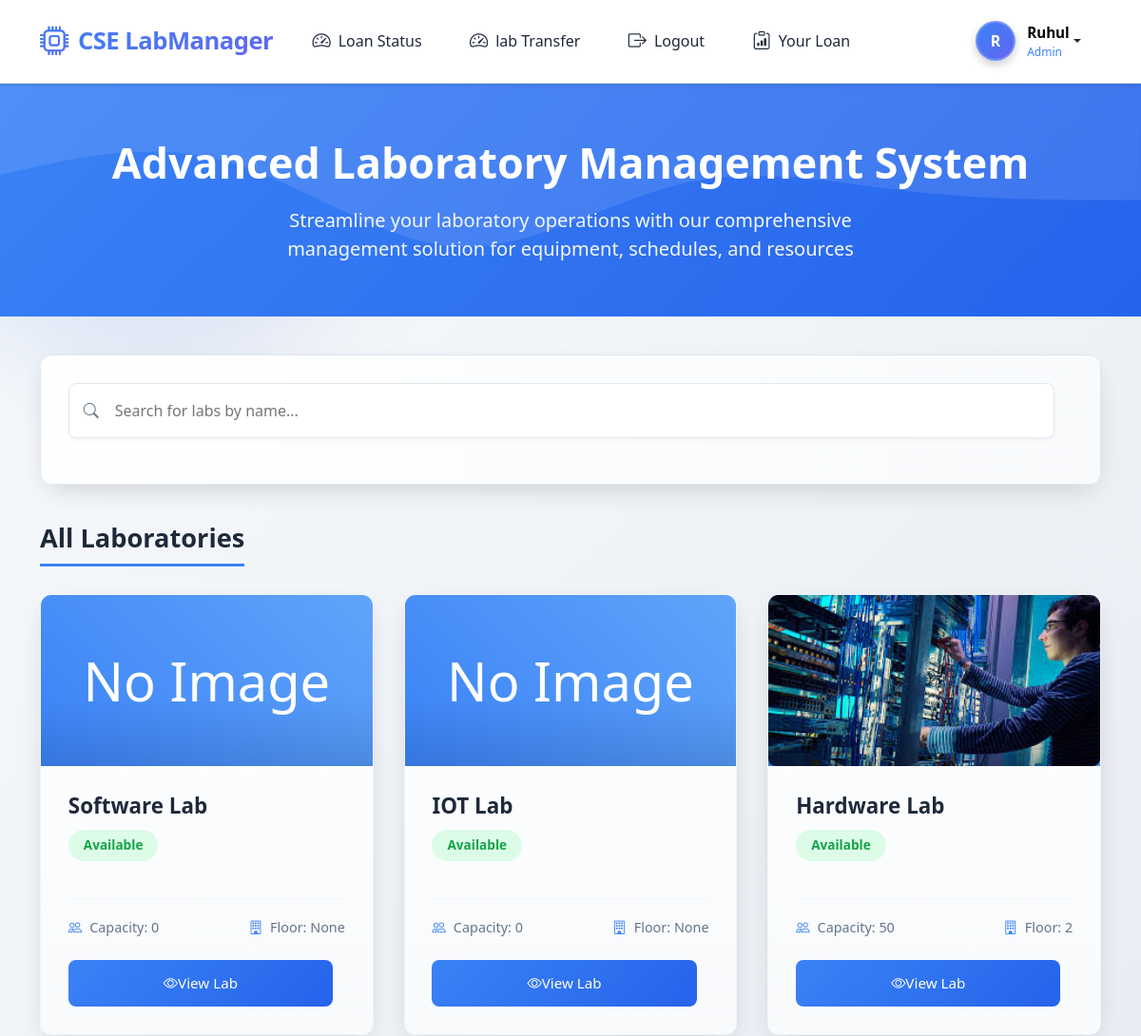
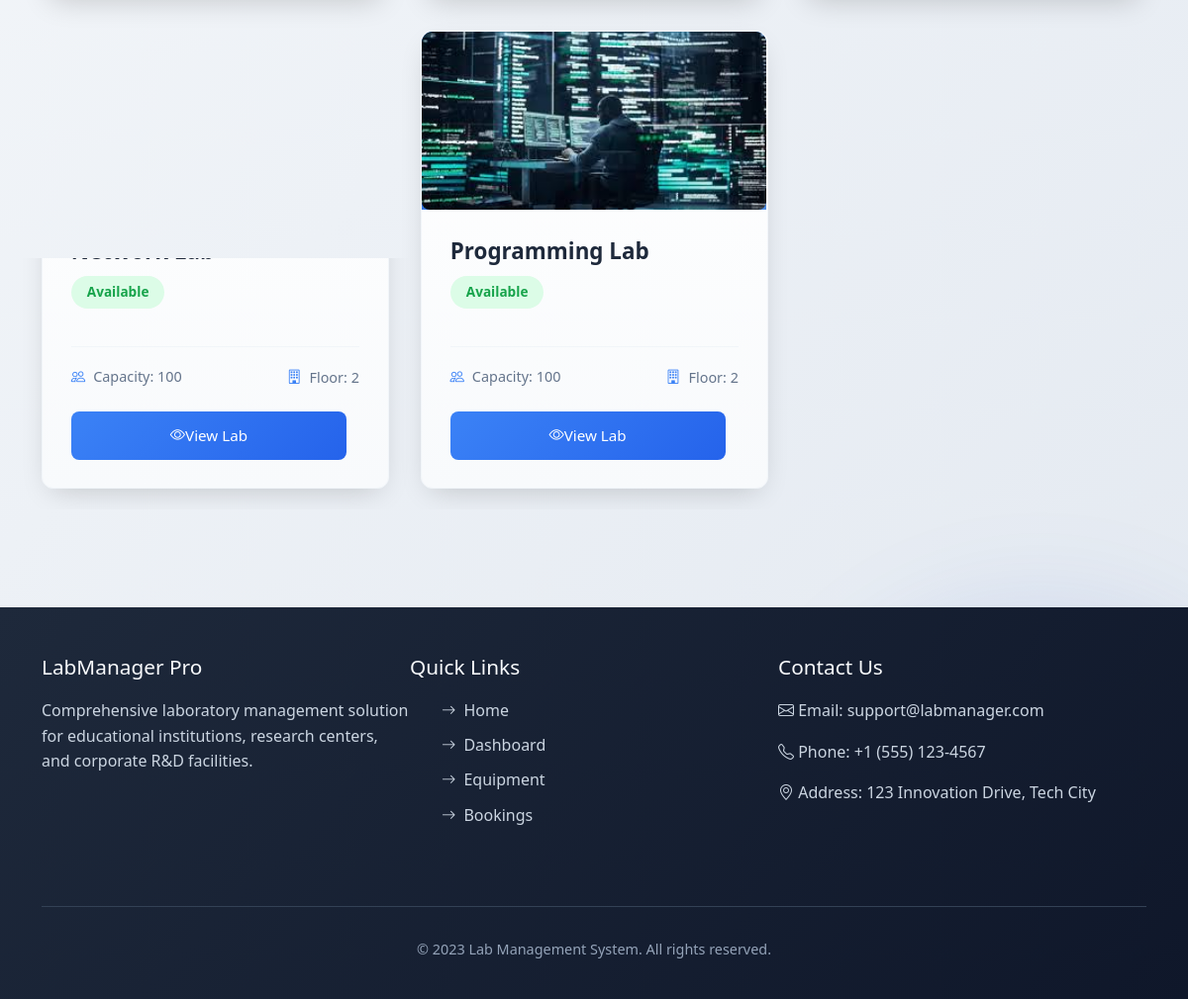
The page / (signed in) on the database its author committed (2 pictures, top to bottom).
### app/models.py (models this page shows, shortened)
class User(AbstractUser):
    is_student = models.BooleanField(default=False)
    is_teacher = models.BooleanField(default=False)
    is_hod = models.BooleanField(default=False)
    second_layer_is_student = models.BooleanField(default=False)
    semester = models.CharField(max_length=20, blank=True, null=True)
    department = models.CharField(max_length=100, blank=True, null=True)
    roll_number = models.CharField(max_length=50, blank=True, null=True)

class Lab(models.Model):
    name = models.CharField(max_length=100)
    description = models.TextField(blank=True, null=True)
    capacity = models.IntegerField(default=0, null=True, blank=True)
    image = models.ImageField(upload_to='labs', null=True, blank=True)
    location = models.CharField(max_length=255, blank=True, null=True)
    in_charge = models.ForeignKey(settings.AUTH_USER_MODEL, on_delete=models.SET_NULL, null=True, blank=True, related_name='labs_incharge')

### app/views.py (the view)
# urls.py: path('',home , name = 'home'),
@login_required(login_url='login')
def home(request):
    lab = Lab.objects.all()
    return render(request,'home.html' , {"labs":lab})

### app/templates/home.html (shortened to what this page needs)
<!DOCTYPE html>
<html lang="en">
<head>
    <link href="https://cdn.jsdelivr.net/npm/bootstrap@5.3.0/dist/css/bootstrap.min.css" rel="stylesheet">
    <link rel="stylesheet" href="https://cdn.jsdelivr.net/npm/bootstrap-icons@1.10.0/font/bootstrap-icons.css">
    <link href="https://cdn.jsdelivr.net/npm/bootstrap@5.3.0/dist/css/bootstrap.min.css" rel="stylesheet">
    <link rel="stylesheet" href="https://cdn.jsdelivr.net/npm/bootstrap-icons@1.10.0/font/bootstrap-icons.css">
    <link rel="stylesheet" href="https://cdnjs.cloudflare.com/ajax/libs/animate.css/4.1.1/animate.min.css">
</head>
<body>
    <div class="bg-blob"></div>
    <div class="bg-blob"></div>
    {% include "navbar.html" %}
    <section class="hero animate__animated animate__fadeIn">
        <div class="container hero-content">
            <h1>Advanced Laboratory Management System</h1>
            <p>Streamline your laboratory operations with our comprehensive management solution for equipment, schedules, and resources</p>
        </div>
    </section>
    <div class="container">
        <div class="search-filter animate__animated animate__fadeInUp">
            <div class="search-box">
                <i class="bi bi-search"></i>
                <input type="text" id="labSearch" placeholder="Search for labs by name...">
            </div>
        </div>
        <section class="labs-section">
            <h2 class="section-title animate__animated animate__fadeInLeft">All Laboratories</h2>
            <div class="labs-grid">
                {% for lab in labs %}
                <div class="lab-card animate__animated" data-lab-name="{{ lab.name|lower }}" data-status="available" data-capacity="{{ lab.capacity }}" data-floor="{{ lab.location }}">
                    <div class="lab-image">
                        {% if lab.image %}
                            <img src="{{ lab.image.url }}" alt="{{ lab.name }}" >
                        {% else %}
                            <div class="placeholder-image">No Image</div>
                        {% endif %}
                    </div>
                    <div class="lab-info">
                        <h3>{{ lab.name }}</h3>
                        <span class="lab-status status-available">Available</span>
                        <div class="lab-details">
                            <div class="detail-item">
                                <i class="bi bi-people"></i>
                                <span>Capacity: {{ lab.capacity }}</span>
                            </div>
                            <div class="detail-item">
                                <i class="bi bi-building"></i>
                                <span>Floor: {{ lab.location }}</span>
                            </div>
                        </div>
                        <div class="lab-actions">
                            <a href="{% url 'lab-product' lab.id %}" class="view-lab-btn">
                                <i class="bi bi-eye"></i> View Lab
                            </a>
                        </div>
                    </div>
                </div>
                {% endfor %}
            </div>
        </section>
    </div>
    <footer class="animate__animated animate__fadeInUp">
        <div class="container">
            <div class="footer-content">
                <div class="footer-section">
                    <h3>LabManager Pro</h3>
                    <p>Comprehensive laboratory management solution for educational institutions, research centers, and corporate R&D facilities.</p>
                </div>
                <div class="footer-section">
                    <h3>Quick Links</h3>
                    <ul>
                        <li><a href="#"><i class="bi bi-arrow-right"></i> Home</a></li>
                        <li><a href="#"><i class="bi bi-arrow-right"></i> Dashboard</a></li>
                        <li><a href="#"><i class="bi bi-arrow-right"></i> Equipment</a></li>
                        <li><a href="#"><i class="bi bi-arrow-right"></i> Bookings</a></li>
                    </ul>
                </div>
                <div class="footer-section">
                    <h3>Contact Us</h3>
                    <p><i class="bi bi-envelope"></i> Email: support@labmanager.com</p>
                    <p><i class="bi bi-telephone"></i> Phone: +1 (555) 123-4567</p>
                    <p><i class="bi bi-geo-alt"></i> Address: 123 Innovation Drive, Tech City</p>
                </div>
            </div>
            <div class="footer-bottom">
                <p>&copy; 2023 Lab Management System. All rights reserved.</p>
            </div>
        </div>
    </footer>
</body>
</html>

### app/templates/navbar.html (shortened to what this page needs)
<link href="https://cdn.jsdelivr.net/npm/bootstrap@5.3.0/dist/css/bootstrap.min.css" rel="stylesheet">
<link rel="stylesheet" href="https://cdn.jsdelivr.net/npm/bootstrap-icons@1.10.0/font/bootstrap-icons.css">
<nav class="navbar navbar-expand-lg navbar-dark sticky-top">
    <div class="container">
        <a class="navbar-brand" href="{% url 'home' %}">
            <i class="bi bi-cpu"></i> CSE LabManager
        </a>
        <div class="collapse navbar-collapse" id="navbarContent">
            <ul class="navbar-nav me-auto mb-2 mb-lg-0">
            {% if request.user.is_hod %}
                <li class="nav-item">
                    <a class="nav-link" href="{% url 'approve_page' %}">
                        <i class="bi bi-speedometer2"></i> Loan Status
                    </a>
                </li>
                <li class="nav-item">
                    <a class="nav-link" href="{% url 'lab_to_lab_transfer' %}">
                        <i class="bi bi-speedometer2"></i> lab Transfer
                    </a>
                </li>
            {% endif %}
                {% if request.user.is_authenticated %}
                    <li class="nav-item">
                        <a class="nav-link" href="{% url 'logout' %}">
                            <i class="bi bi-box-arrow-right"></i> Logout
                        </a>
                    </li>
                    <li class="nav-item">
                        <a class="nav-link" href="{% url 'your_loan' %}">
                            <i class="bi bi-clipboard-data"></i> Your Loan
                        </a>
                    </li>
                {% endif %}
            </ul>
            <div class="d-flex align-items-center">
                <div class="dropdown user-dropdown">
                    <a href="#" class="nav-link dropdown-toggle d-flex align-items-center" role="button" data-bs-toggle="dropdown">
                        <div class="user-avatar">
                            {{ request.user.username|first|upper }}
                        </div>
                        <div class="user-info">
                            <span class="user-name">{{ request.user.username }}</span>
                            {% if request.user.is_student %}
                            <span class="user-role">Student</span>
                            {% elif request.user.is_teacher %}
                            <span class="user-role">Teacher</span>
                            {% elif request.user.is_superuser %}
                            <span class="user-role">Admin</span>
                            {% else %}
                            <span class="user-role">User</span>
                            {% endif %}
                        </div>
                    </a>
                </div>
            </div>
        </div>
    </div>
</nav>

### app/templates/navbar.html (style rules this page uses)
:root { --primary-dark: #0f172a; --primary-light: #1e293b; --accent: #3b82f6; --accent-hover: #2563eb; --accent-gradient: linear-gradient(135deg, #3b82f6 0%, #6366f1 100%); --navbar-gradient: linear-gradient(135deg, #2563eb 0%, #1e40af 100%); --text-dark: #1e293b; --text-light: rgba(255, 255, 255, 0.95); --transition: all 0.3s cubic-bezier(0.4, 0, 0.2, 1); --glass-bg: rgba(255, 255, 255, 0.1); --glass-border: rgba(255, 255, 255, 0.15); --glass-shadow: 0 8px 32px 0 rgba(0, 0, 0, 0.2); }
body { font-family: 'Inter', 'Segoe UI', Tahoma, Geneva, Verdana, sans-serif; background: linear-gradient(135deg, #f8fafc 0%, #e2e8f0 100%); min-height: 100vh; margin: 0; padding: 0; display: flex; flex-direction: column; }
.navbar { background: white; color: var(--text-dark); border-bottom: 1px solid rgba(0, 0, 0, 0.1); box-shadow: 0 2px 4px rgba(0, 0, 0, 0.1); padding: 0.6rem 1rem; transition: var(--transition); }
.navbar-brand { font-weight: 800; background: var(--accent-gradient); -webkit-background-clip: text; background-clip: text; color: transparent !important; display: flex; align-items: center; transition: var(--transition); font-size: 1.6rem; padding: 0.5rem 0; letter-spacing: -0.5px; }
.navbar-brand i { margin-right: 10px; font-size: 1.9rem; transition: var(--transition); background: var(--accent-gradient); -webkit-background-clip: text; background-clip: text; color: transparent; }
.nav-item { margin: 0 4px; position: relative; }
.nav-link { color: var(--text-dark) !important; font-weight: 500; padding: 0.8rem 1.2rem !important; border-radius: 12px; transition: var(--transition); display: flex; align-items: center; position: relative; overflow: hidden; background: rgba(255, 255, 255, 0.05); margin: 0 2px; }
.nav-link i { margin-right: 8px; font-size: 1.2rem; transition: var(--transition); }
.nav-link::before { content: ''; position: absolute; bottom: 0; left: 0; width: 100%; height: 3px; background: var(--accent-gradient); transform: translateY(5px); opacity: 0; transition: var(--transition); border-radius: 4px 4px 0 0; }
.user-avatar { width: 42px; height: 42px; border-radius: 50%; background: var(--accent-gradient); display: flex; align-items: center; justify-content: center; font-weight: bold; color: white; font-size: 16px; transition: var(--transition); box-shadow: 0 4px 10px rgba(0, 0, 0, 0.2); border: 2px solid rgba(255, 255, 255, 0.2); }
.user-info { display: flex; flex-direction: column; margin-left: 12px; }
.user-name { font-weight: 600; color: black; font-size: 0.95rem; }
.user-role { font-size: 0.75rem; color: var(--accent); font-weight: 500; }

### rows shown on the page
User: user.username|first "R", user.username "Ruhul"
Lab: shows "No Image", name "Software Lab", capacity "0", location "None"
Lab: shows "No Image", name "IOT Lab", capacity "0", location "None"
Lab: image (picture), name "Hardware Lab", capacity "50", location "2"
Lab: image (picture), name "Network Lab", capacity "100", location "2"
Lab: image (picture), name "Programming Lab", capacity "100", location "2"
